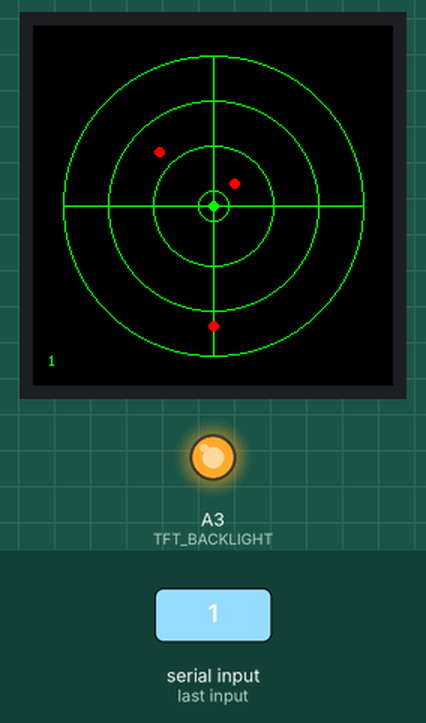
A sketch run on a simulated nRF52 board. Shown: 240×240 colour display, output pins drawn as LEDs (lit = HIGH). The inputs (shaded band) are chosen by the test bench. A phone connects over Bluetooth LE 3 s after start.

1.5 s: "1\n" received over the second serial link
Above: at 2.4 s.
3.0 s: "0\n" received over the second serial link
4.5 s: "2\n" received over the second serial link
Timing chart, 0 to 7.5 s (numbered marks = the images above; inputs shaded):
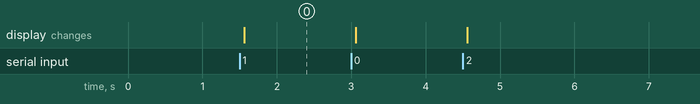

The sketch:

3_uart_demo_radar.ino
```cpp
#include <bluefruit.h>
#include <Adafruit_GFX.h>
#include <Adafruit_ST7789.h>
#include <SPI.h>

// --- TFT Setup ---
#define TFT_CS        0
#define TFT_RST       -1
#define TFT_DC        1
#define TFT_BACKLIGHT A3

Adafruit_ST7789 tft = Adafruit_ST7789(TFT_CS, TFT_DC, TFT_RST);
BLEUart bleuart;

String buffer = "";

void setup() {
  Serial.begin(115200);
  Bluefruit.begin();
  Bluefruit.setTxPower(4);
  Bluefruit.setName("CPlay Bluefruit LE");

  // UART Setup
  bleuart.begin();
  Bluefruit.Advertising.addService(bleuart);
  Bluefruit.Advertising.addName();
  Bluefruit.Advertising.restartOnDisconnect(true);
  Bluefruit.Advertising.start();

  // TFT Init
  tft.init(240, 240);
  tft.setRotation(2);
  pinMode(TFT_BACKLIGHT, OUTPUT);
  digitalWrite(TFT_BACKLIGHT, HIGH);

  tft.fillScreen(ST77XX_BLACK);
  tft.setTextWrap(true);
  tft.setTextColor(ST77XX_GREEN);
  tft.setTextSize(2);

  tft.setCursor(10, 10);
  tft.println("Waiting for planes...");
}

void loop() {
  while (bleuart.available()) {
    char c = bleuart.read();
    if (c == '\n' || buffer.length() > 100) {
      displayMessage(buffer);
      buffer = "";
    } else {
      buffer += c;
    }
  }
}

void drawRadarBackground() {
  tft.fillScreen(ST77XX_BLACK);
  tft.drawCircle(120, 120, 100, ST77XX_GREEN);
  tft.drawCircle(120, 120, 70, ST77XX_GREEN);
  tft.drawCircle(120, 120, 40, ST77XX_GREEN);
  tft.drawCircle(120, 120, 10, ST77XX_GREEN);
  tft.drawFastHLine(20, 120, 200, ST77XX_GREEN);
  tft.drawFastVLine(120, 20, 200, ST77XX_GREEN);
  tft.fillCircle(120, 120, 3, ST77XX_GREEN);  // your location
}

void plotPlane(float distanceRatio, float angleDegrees) {
  float angleRad = angleDegrees * PI / 180.0;
  int r = distanceRatio * 100;  // scale to 100px max
  int x = 120 + r * cos(angleRad);
  int y = 120 - r * sin(angleRad);  // y is inverted on screen

  tft.fillCircle(x, y, 3, ST77XX_RED);
}

void displayMessage(String msg) {
  drawRadarBackground();

  // Mock data: cycle through fake planes
  plotPlane(0.2, 45);   // 20% away, 45°
  plotPlane(0.5, 135);  // 50% away, 135°
  plotPlane(0.8, 270);  // 80% away, due south

  tft.setCursor(10, 220);
  tft.setTextColor(ST77XX_GREEN);
  tft.setTextSize(1);
  tft.print(msg);  // still print last plane string for now
}
```

Measured:
- after the input at 1.5 s, the display: changes after 0.06 s (image 0)
